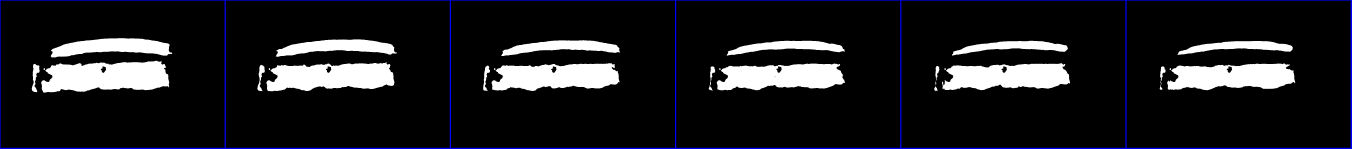
#> input picture vis_test/vis_kernels.png, 6756 x 742 px (shown at 1/5 size); its folder holds only this picture in this run
$ python -i img.py   (imports and definitions only)   (older library calls are emulated)
#> lines starting #> are read from the running program, lines starting #| are printed output that depends on the picture
#coding=utf-8
'''
@author: dengdan
'''
import cv2
import numpy as np
import logging
import math
import event
import util

IMREAD_GRAY = 0
IMREAD_COLOR = 1
IMREAD_UNCHANGED = -1


COLOR_WHITE =(255, 255, 255)
COLOR_BLACK = (0, 0, 0)
COLOR_GREEN = (0, 255, 0)

COLOR_RGB_RED = (255, 0, 0)
COLOR_BGR_RED = (0, 0, 255)

COLOR_RGB_BLUE = (0, 0, 255)
COLOR_BGR_BLUE = (255, 0, 0)

COLOR_RGB_YELLOW = (255, 255, 0)
COLOR_BGR_YELLOW = (0, 255, 255)


COLOR_RGB_GRAY = (47, 79, 79)

COLOR_RGB_PINK = (255, 192, 203)
# [44 lines left out: functions imread, imshow, imwrite, move_win, not called in this run]

def maximize_win(winname):
    cv2.setWindowProperty(winname, cv2.WND_PROP_FULLSCREEN, True);

# [22 lines left out: functions eq_color, is_white, black, white, not called in this run]

def bgr2rgb(img):
    return cv2.cvtColor(img, cv2.COLOR_BGR2RGB)

def rgb2bgr(img):
    return cv2.cvtColor(img, cv2.COLOR_RGB2BGR)


def rgb2gray(img):
    return cv2.cvtColor(img, cv2.COLOR_RGB2GRAY)

def bgr2gray(img):
    return cv2.cvtColor(img, cv2.COLOR_BGR2GRAY)


# [36 lines left out: functions ds_size, get_roi, rectangle, not called in this run]


def circle(img, center, r, color, border_width = 1):
    center = (int(center[0]), int(center[1]))
    cv2.circle(img, center, r, color, border_width)

# [10 lines left out: functions render_points, draw_contours, not called in this run]

def get_contour_rect_box(contour):
    x,y,w,h = cv2.boundingRect(contour)
    return x, y, w, h

# [38 lines left out: functions get_contour_region_in_rect, get_contour_min_area_box, get_contour_region_in_min_area_rect, not called in this run]


def contour_to_points(contour):
    return np.asarray([c[0] for c in contour])


def points_to_contour(points):
    contours = [[list(p)]for p in points]
    return np.asarray(contours, dtype = np.int32)

def points_to_contours(points):
    return np.asarray([points_to_contour(points)])

# [40 lines left out: functions get_contour_region_iou, fill_bbox, get_rect_points, rect_perimeter, not called in this run]

def rect_area(left_up, right_bottom):
    wh = np.asarray(right_bottom) - np.asarray(left_up) + 1
    return np.prod(wh)

# [14 lines left out: functions apply_mask, get_shape, not called in this run]

def get_wh(img):
    return np.shape(img)[0:2][::-1]

# [6 lines left out: function get_value, not called in this run]

def set_value(img, xy, val):
    x, y = xy
    img[y][x] = val


def filter2D(img, kernel):
    dst = cv2.filter2D(img, -1, kernel)
    return dst

def average_blur(img, shape = (5, 5)):
    return cv2.blur(img, shape)

# [4 lines left out: function gaussian_blur, not called in this run]

def bilateral_blur(img, d = 9, sigmaColor = 75, sigmaSpace = 75):
    dst = cv2.bilateralFilter(img, d, sigmaColor, sigmaSpace)
    return dst

BLUR_AVERAGE =  'average'
BLUR_GAUSSIAN = 'gaussian'
BLUR_BILATERAL = 'bilateral'


_blur_dict = {
              BLUR_AVERAGE: average_blur,
              BLUR_GAUSSIAN: gaussian_blur,
              BLUR_BILATERAL: bilateral_blur
}

def blur(img, blur_type):
    fn = _blur_dict[blur_type]
    return fn(img)

# [121 lines left out: functions put_text, resize, translate, rotate_about_center, get_rect_iou, find_contours and 2 more, not called in this run]

def convex_hull(contour):
    hull = cv2.convexHull(contour, returnPoints=1)
    return hull

# [4 lines left out: function random_color_3, not called in this run]

def get_contour_area(cnt):
    return cv2.contourArea(cnt)

# [54 lines left out: functions is_valid_jpg, rotate_point_by_90, min_area_rect, not called in this run]

>>> import cv2
>>> picture = cv2.imread('../vis_test/vis_kernels.png', cv2.IMREAD_GRAYSCALE)
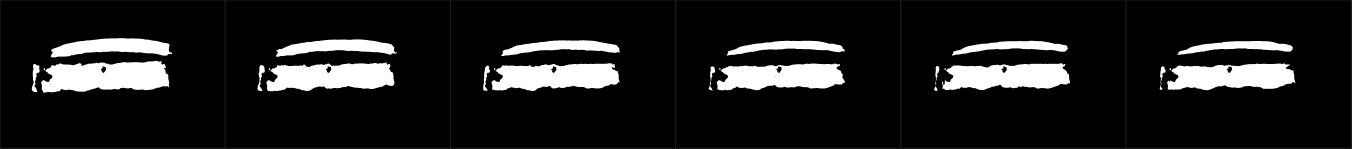
#> picture: shape (742, 6756) (shown at 1/5 size); min 0, max 255, mean 29.9
>>> result = resize(picture)
#> in resize, `h, w = get_shape(img)`: h = 742; w = 6756
#> (the run stopped early here; a loop or call above may not have finished)
